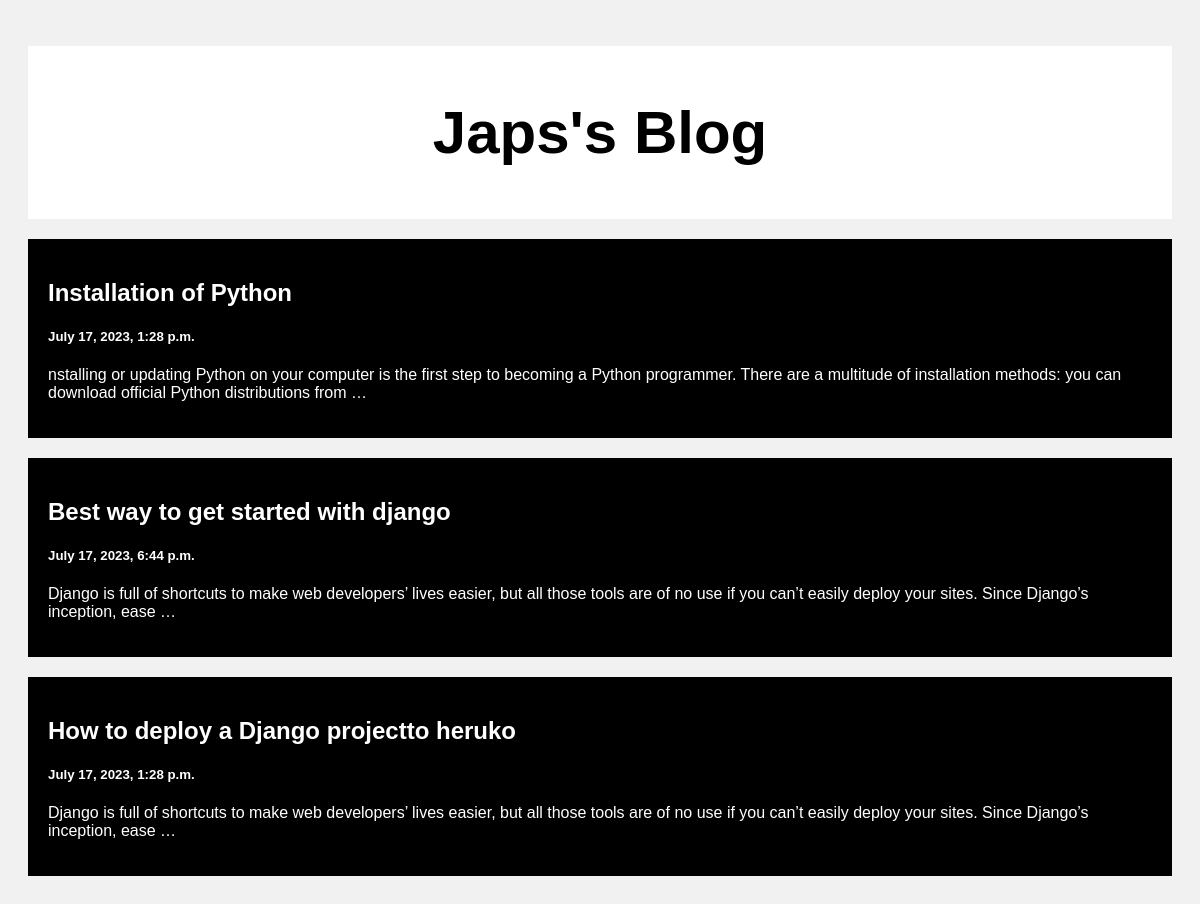
The page / on the database its author committed.
### posts/models.py (models this page shows)
class Post(models.Model):
    title=models.CharField(max_length=100)
    body=models.CharField(max_length=1000000)
    created_at=models.DateTimeField(default=datetime.now(),blank=True)

### posts/views.py (the view)
# urls.py: path('',views.index,name='index'),
def index(request):
    posts=Post.objects.all()
    return render(request,'index.html',{"posts":posts})

### templates/index.html (shortened to what this page needs)
﻿<!DOCTYPE html>
<html>
<head>
</head>
<body>
    <div class="header">
        <h2>Japs's Blog</h2>
    </div>
    <div class="row">
        <div class="leftcolumn">
            {% for post in posts reversed %}
            <div class="card">
                <a style="text-decoration: none; color: white;" href="/post/{{post.id}}">
                    <h2>{{post.title}}</h2>
                    <h5>{{post.created_at}}</h5>
                    <p>{{post.body|truncatewords:30}}</p>
                </a>
            </div>
            {% endfor %}
        </div>
    </div>
</body>
</html>

### templates/index.html (style rules this page uses)
* { box-sizing: border-box; }
body { font-family: Arial; padding: 20px; background: #f1f1f1; }
.header { padding: 2px; font-size: 40px; text-align: center; background: white; }
.leftcolumn { float: left; width: 100%; }
.card { background-color: black; padding: 20px; margin-top: 20px; }
.row:after { content: ""; display: table; clear: both; }

### rows shown on the page
Post: title "Installation of Python", created_at "July 17, 2023, 1:28 p.m.", body "nstalling or updating Python on your computer is the first step to becoming a Python programmer. There are a multitude of installation methods: you can download official Python distributions from …"
Post: title "Best way to get started with django", created_at "July 17, 2023, 6:44 p.m.", body "Django is full of shortcuts to make web developers’ lives easier, but all those tools are of no use if you can’t easily deploy your sites. Since Django’s inception, ease …"
Post: title "How to deploy a Django projectto heruko", created_at "July 17, 2023, 1:28 p.m.", body "Django is full of shortcuts to make web developers’ lives easier, but all those tools are of no use if you can’t easily deploy your sites. Since Django’s inception, ease …"
